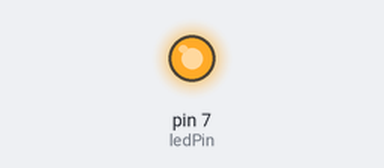
Simulated run of this sketch. Board: Arduino Uno, built with avr-gcc and run on an emulated ATmega328P. On the bench: output pins drawn as LEDs (lit = HIGH).

Above: at 0.1 s.
At 27.1 s:
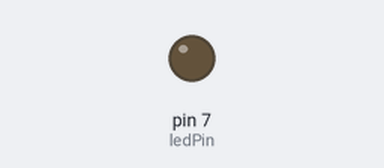
Timing chart, 0 to 28.6 s (numbered marks = the images above):
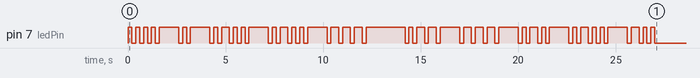

The sketch:

sketch_apr08c.ino
```cpp
// (licence header left out)
const char morse[] = ".... . .-.. .-.. ---*.-- --- .-. .-.. -..";
int ledPin = 7;

void setup() {
  Serial.begin(9600);
  pinMode(ledPin, OUTPUT);

  for (int i = 0; i < strlen(morse); i++) {
    char chr = morse[i];

    if (chr == '.') {
      digitalWrite(ledPin, HIGH);
      delay(200);
      digitalWrite(ledPin, LOW);
    } else if (chr == '-') {
      digitalWrite(ledPin, HIGH);
      delay(400);
      digitalWrite(ledPin, LOW);
    } else if (chr == ' ') {
      digitalWrite(ledPin, HIGH);
      delay(1000);
      digitalWrite(ledPin, LOW);
    } else if (chr == '*') {
      digitalWrite(ledPin, HIGH);
      delay(2000);
      digitalWrite(ledPin, LOW);
    }

    delay(200);
  }
}

void loop() {}
```
